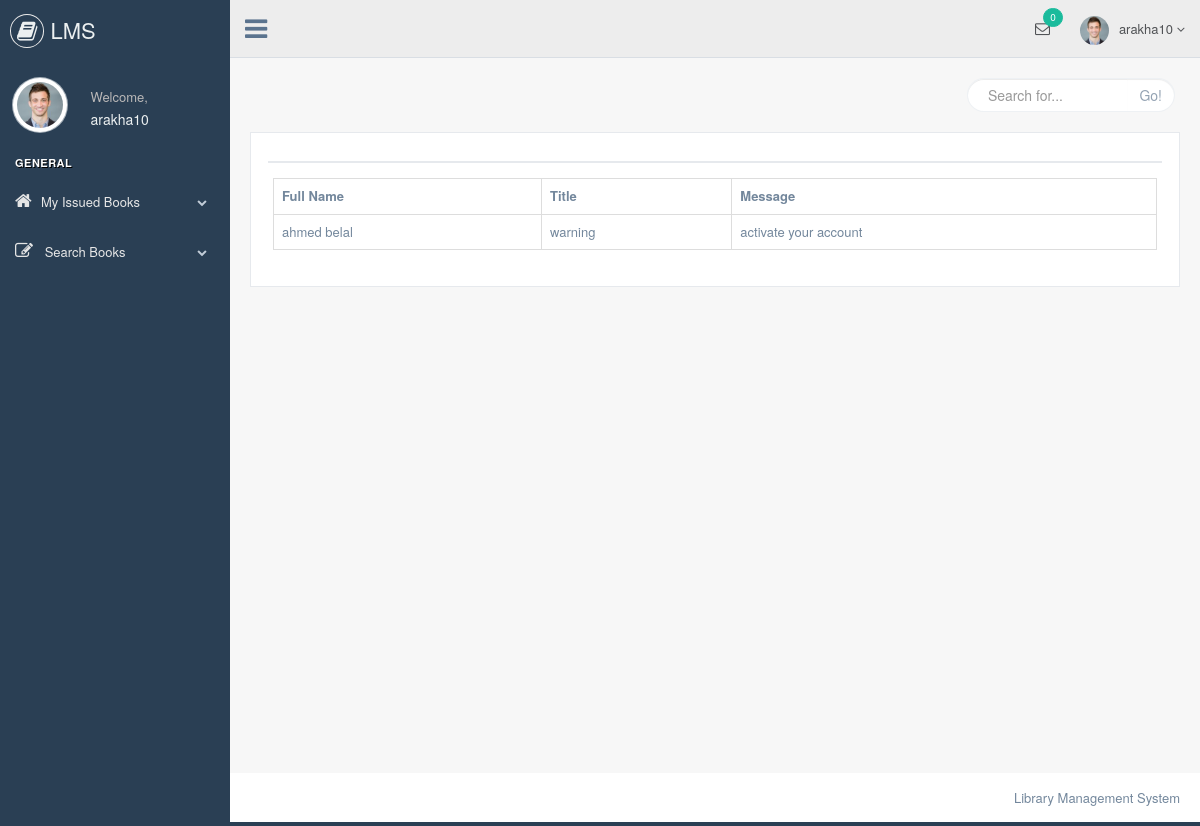
Page /student/messages_from_librarian.php (signed in) on the committed database.
### tables this page shows
CREATE TABLE `messages` (
  `id` int(5) NOT NULL,
  `librarian` varchar(255) NOT NULL,
  `sUsername` varchar(255) NOT NULL,
  `title` varchar(255) NOT NULL,
  `msg` varchar(255) NOT NULL,
  `reading` varchar(255) NOT NULL
);

CREATE TABLE `librarian_registeration` (
  `id` int(11) NOT NULL,
  `firstname` varchar(50) NOT NULL,
  `lastname` varchar(50) NOT NULL,
  `username` varchar(50) NOT NULL,
  `password` varchar(50) NOT NULL,
  `email` varchar(50) NOT NULL,
  `contact` varchar(50) NOT NULL
);

### student/messages_from_librarian.php (the view, shortened to what this page needs)
<?php
include 'header.php';
include 'connect.php';
?>
        <div class="right_col" role="main">
            <div class="">
                <div class="page-title">
                    <div class="title_left">
                    </div>
                    <div class="title_right">
                        <div class="col-md-5 col-sm-5 col-xs-12 form-group pull-right top_search">
                            <div class="input-group">
                                <input type="text" class="form-control" placeholder="Search for...">
                    <span class="input-group-btn">
                      <button class="btn btn-default" type="button">Go!</button>
                    </span>
                            </div>
                        </div>
                    </div>
                </div>
                <div class="clearfix"></div>
                <div class="row" style="min-height:500px">
                    <div class="col-md-12 col-sm-12 col-xs-12">
                        <div class="x_panel">
                            <div class="x_title">
                                <div class="clearfix"></div>
                            </div>
                            <div class="x_content">
                              <table class="table table-bordered">
                              <tr>
                              <th>Full Name</th>
                              <th>Title</th>
                              <th>Message</th>
                              </tr>
                              <?php
                              $res = mysqli_query($con,"SELECT * FROM messages WHERE sUsername =
                              '$_SESSION[username]' order BY id desc");
                              while($row=mysqli_fetch_array($res))
                              {
                                  $res1 =mysqli_query($con,"SELECT * FROM librarian_registeration
                                  WHERE username ='$row[librarian]'");
                                  while($row1 =mysqli_fetch_array($res1))
                                  {
                                    $fullname = $row1['firstname']." ".  $row1['lastname'];
                                  }
                                echo "<tr>";
                                echo "<td>"; echo $fullname; echo "</td>";
                                echo "<td>"; echo $row['title']; echo "</td>";
                                echo "<td>"; echo $row['msg']; echo "</td>";
                                echo "</tr>";
                              }
                              ?>
                              </table>
                            </div>
                        </div>
                    </div>
                </div>
            </div>
        </div>
<?php
        include 'footer.php';
        ?>

### rows in the picture
messages: librarian_registeration.firstname+lastname "ahmed belal", title "warning", msg "activate your account"

### other values in the picture
$_SESSION['username'] "arakha10"
$count "0"
